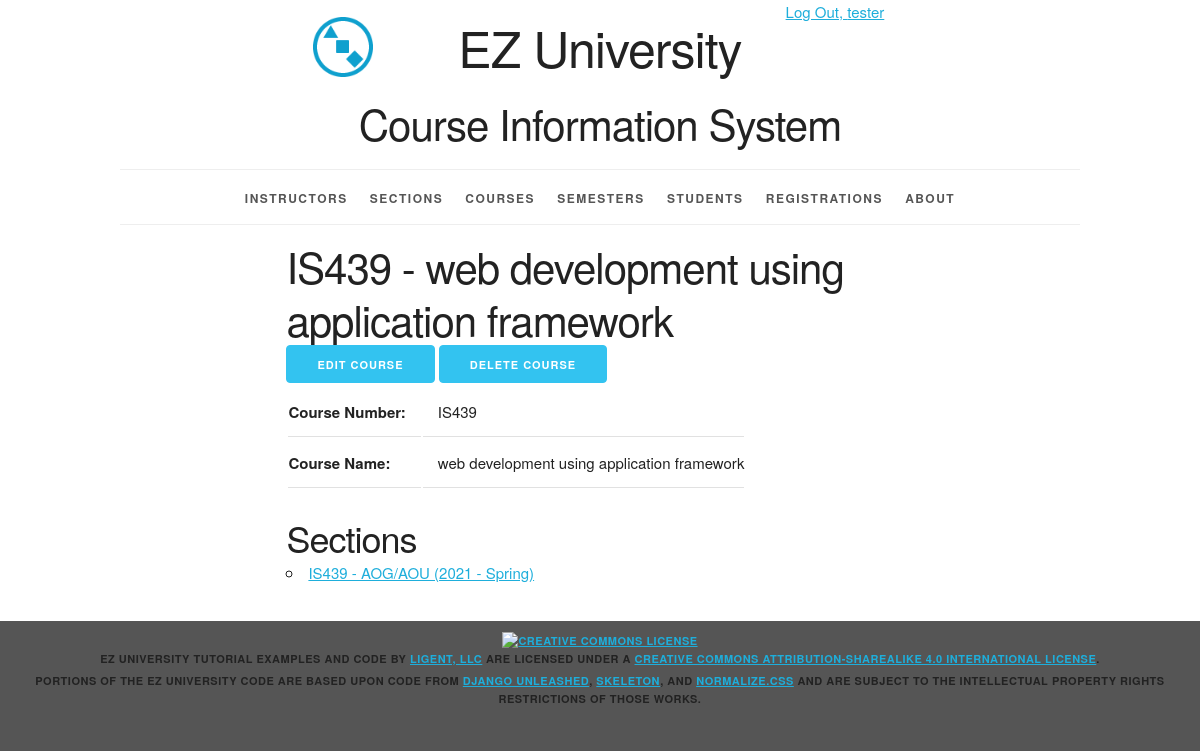
The app's page /course/1 (signed in) with its own data.
### courseinfo/models.py (models this page shows, shortened)
class Course(models.Model):
    course_id = models.AutoField(primary_key=True)
    course_number = models.CharField(max_length=20)
    course_name = models.CharField(max_length=255)
    def __str__(self):
        return '%s - %s' % (self.course_number, self.course_name)
    def get_update_url(self):
        return reverse('courseinfo_course_update_urlpattern',
                       kwargs={'pk': self.pk}
                       )
    def get_delete_url(self):
        return reverse('courseinfo_course_delete_urlpattern',
                       kwargs={'pk': self.pk}
                       )
    class Meta:
        ordering = ['course_number', 'course_name']
        constraints = [
            UniqueConstraint(fields=['course_number', 'course_name'], name='unique_course')
        ]

class Section(models.Model):
    section_id = models.AutoField(primary_key=True)
    section_name = models.CharField(max_length=20)
    semester = models.ForeignKey(Semester, related_name='sections', on_delete=models.PROTECT)
    course = models.ForeignKey(Course, related_name='sections', on_delete=models.PROTECT)
    instructor = models.ForeignKey(Instructor, related_name='sections', on_delete=models.PROTECT)
    def __str__(self):
        return '%s - %s (%s)' % (self.course.course_number, self.section_name, self.semester.__str__())
    def get_absolute_url(self):
        return reverse('courseinfo_section_detail_urlpattern',
                       kwargs={'pk': self.pk}
                       )
    class Meta:
        ordering = ['course', 'section_name', 'semester']
        constraints = [
            UniqueConstraint(fields=['semester', 'course', 'section_name'],
                             name='unique_section')
        ]

class Semester(models.Model):
    semester_id = models.AutoField(primary_key=True)
    year = models.ForeignKey(Year, related_name='semesters', on_delete=models.PROTECT)
    period = models.ForeignKey(Period, related_name='semesters', on_delete=models.PROTECT)
    def __str__(self):
        return '%s - %s' % (self.year.year, self.period.period_name)
    class Meta:
        ordering = ['year__year', 'period__period_sequence']
        constraints = [
            UniqueConstraint(fields=['year', 'period'], name='unique_semester')
        ]

class Year(models.Model):
    year_id = models.AutoField(primary_key=True)
    year = models.IntegerField(unique=True)
    class Meta:
        ordering = ['year']

class Period(models.Model):
    period_id = models.AutoField(primary_key=True)
    period_sequence = models.IntegerField(unique=True)
    period_name = models.CharField(max_length=45, unique=True)
    class Meta:
        ordering = ['period_sequence']

### courseinfo/views.py (the view)
class CourseDetail(LoginRequiredMixin, PermissionRequiredMixin, DetailView):
    model = Course
    permission_required = 'courseinfo.view_course'
    def get_context_data(self, **kwargs):
        context = super(DetailView, self).get_context_data(**kwargs)
        course = self.get_object()
        section_list = course.sections.all()
        context['section_list'] = section_list
        return context

### courseinfo/templates/courseinfo/course_detail.html (shortened to what this page needs)
{% extends 'courseinfo/base.html' %}
{% block content %}
<article>
  <div class="row">
  <div class="offset-by-two eight columns">
    <h2>{{ course }}</h2>
    <ul class="inline">
        {% if perms.courseinfo.change_course %}
        <li>
          <a
              href="{{ course.get_update_url }}"
              class="button button-primary">
            Edit Course</a></li>
        {% endif %}
        {% if perms.courseinfo.delete_course %}
        <li>
          <a
              href="{{ course.get_delete_url }}"
              class="button button-primary">
            Delete Course</a></li>
        {% endif %}
    </ul>
    <section>
        <table>
            <tr>
                <th>Course Number:</th>
                <td>{{ course.course_number }}</td>
            </tr>
            <tr>
                <th>Course Name:</th>
                <td>{{ course.course_name }}</td>
            </tr>
        </table>
    </section>
    <section>
        <h3>Sections</h3>
        <ul>
            {% for section in section_list %}
                <li>
                    <a href="{{ section.get_absolute_url }}">{{ section }}</a>
                </li>
            {% empty %}
                <li><em>There are currently no sections for this course.</em></li>
            {% endfor %}
        </ul>
    </section>
  </div></div>
</article>
{% endblock %}

### courseinfo/templates/courseinfo/base.html (shortened to what this page needs)
{% load static %}
<!DOCTYPE html>
<html lang="en">
<head>
    <link rel="stylesheet" type="text/css"
          href="{% static 'coursinfo/normalize.css' %}">
    <link rel="stylesheet" type="text/css"
          href="{% static 'courseinfo/skeleton.css' %}">
    <link rel="stylesheet" type="text/css"
          href="{% static 'courseinfo/style.css' %}">
</head>
<body>
<div class="container">
    <div class="status row">
        <div class="offset-by-eight four columns">
            <ul class="inline">
                {% if user.is_authenticated %}
                    <li><a href="{% url 'logout_urlpattern' %}">
                        Log Out, {{ user.get_username }}</a></li>
                {% else %}
                    <li><a href="{% url 'login_urlpattern' %}">
                        Log In</a></li>
                {% endif %}
            </ul>
        </div>
    </div>
    <header class="row">
        <div class="offset-by-one ten columns">
            <h1 class="logo">EZ University</h1>
            <h2>Course Information System</h2>
        </div>
    </header>
    <nav>
        <ul>
            {% if perms.courseinfo.view_instructor %}
                <li>
                    <a href="{% url 'courseinfo_instructor_list_urlpattern' %}">
                        Instructors</a></li>
            {% endif %}
            {% if perms.courseinfo.view_section %}
                <li>
                    <a href="{% url 'courseinfo_section_list_urlpattern' %}">
                        Sections</a></li>
            {% endif %}
            {% if perms.courseinfo.view_course %}
                <li>
                    <a href="{% url 'courseinfo_course_list_urlpattern' %}">
                        Courses</a></li>
            {% endif %}
            {% if perms.courseinfo.view_semester %}
                <li>
                    <a href="{% url 'courseinfo_semester_list_urlpattern' %}">
                        Semesters</a></li>
            {% endif %}
            {% if perms.courseinfo.view_student %}
                <li>
                    <a href="{% url 'courseinfo_student_list_urlpattern' %}">
                        Students</a></li>
            {% endif %}
            {% if perms.courseinfo.view_registration %}
                <li>
                    <a href="{% url 'courseinfo_registration_list_urlpattern' %}">
                        Registrations</a></li>
            {% endif %}
            <li>
                <a href="{% url 'about_urlpattern' %}">
                    About</a></li>
        </ul>
    </nav>
    <main>
        {% block content %}{% endblock %}
    </main>
</div>
<footer>
    <p>
        <a rel="license" href="http://creativecommons.org/licenses/by-sa/4.0/">
            <img alt="Creative Commons License" style="border-width:0"
                 src="https://i.creativecommons.org/l/by-sa/4.0/88x31.png"/>
        </a><br/><span property="dct:title">EZ University Tutorial Examples and Code</span>
        by
        <a href="https://www.ligent.net" property="cc:attributionName"
           rel="cc:attributionURL">Ligent, LLC</a> are licensed under a
        <a rel="license" href="http://creativecommons.org/licenses/by-sa/4.0/">Creative Commons Attribution-ShareAlike
            4.0 International License</a>.
    </p>
    <p>Portions of the EZ University code are based upon code from
        <a href="https://django-unleashed.com">Django Unleashed</a>,
        <a href="http://getskeleton.com/">Skeleton</a>, and
        <a href="https://necolas.github.io/normalize.css/">Normalize.css</a> and
        are subject to the intellectual property rights restrictions of those works.
    </p>
</footer>
</body>
</html>

### courseinfo/static/courseinfo/skeleton.css (style rules this page uses)
.container { position: relative; width: 100%; max-width: 960px; margin: 0 auto; padding: 0 20px; box-sizing: border-box; }
.column, .columns { width: 100%; float: left; box-sizing: border-box; }
@media (min-width: 400px) { .container { width: 85%; padding: 0; } }
@media (min-width: 550px) { .container { width: 80%; } }
@media (min-width: 550px) { .column, .columns { margin-left: 4%; } }
@media (min-width: 550px) { .column:first-child, .columns:first-child { margin-left: 0; } }
@media (min-width: 550px) { .four.columns { width: 30.6666666667%; } }
@media (min-width: 550px) { .eight.columns { width: 65.3333333333%; } }
@media (min-width: 550px) { .ten.columns { width: 82.6666666667%; } }
@media (min-width: 550px) { .offset-by-one.column, .offset-by-one.columns { margin-left: 8.66666666667%; } }
@media (min-width: 550px) { .offset-by-two.column, .offset-by-two.columns { margin-left: 17.3333333333%; } }
@media (min-width: 550px) { .offset-by-eight.column, .offset-by-eight.columns { margin-left: 69.3333333333%; } }
html { font-size: 62.5%; }
body { font-size: 1.5em; line-height: 1.6; font-weight: 400; font-family: "Raleway", "HelveticaNeue", "Helvetica Neue", Helvetica, Arial, sans-serif; color: #222; }
h1, h2, h3, h4, h5, h6 { margin-top: 0; margin-bottom: 2rem; font-weight: 300; }
h1 { font-size: 4.0rem; line-height: 1.2; letter-spacing: -.1rem; }
h2 { font-size: 3.6rem; line-height: 1.25; letter-spacing: -.1rem; }
h3 { font-size: 3.0rem; line-height: 1.3; letter-spacing: -.1rem; }
@media (min-width: 550px) { h1 { font-size: 5.0rem; } }
@media (min-width: 550px) { h2 { font-size: 4.2rem; } }
@media (min-width: 550px) { h3 { font-size: 3.6rem; } }
p { margin-top: 0; }
a { color: #1EAEDB; }
.button, button, input[type="submit"], input[type="reset"], input[type="button"] { display: inline-block; height: 38px; padding: 0 30px; color: #555; text-align: center; font-size: 11px; font-weight: 600; line-height: 38px; letter-spacing: .1rem; text-transform: uppercase; text-decoration: none; white-space: nowrap; background-color: transparent; border-radius: 4px; border: 1px solid #bbb; cursor: pointer; box-sizing: border-box; }
.button.button-primary, button.button-primary, input[type="submit"].button-primary, input[type="reset"].button-primary, input[type="button"].button-primary { color: #FFF; background-color: #33C3F0; border-color: #33C3F0; }
ul { list-style: circle inside; }
ol, ul { padding-left: 0; margin-top: 0; }
li { margin-bottom: 1rem; }
th, td { padding: 12px 15px; text-align: left; border-bottom: 1px solid #E1E1E1; }
th:first-child, td:first-child { padding-left: 0; }
th:last-child, td:last-child { padding-right: 0; }
button, .button { margin-bottom: 1rem; }
pre, blockquote, dl, figure, table, p, ul, ol, form { margin-bottom: 2.5rem; }
.container:after, .row:after, .u-cf { content: ""; display: table; clear: both; }

### records on screen
Course: course_number+course_name "IS439 - web development using application framework", course_number "IS439", course_name "web development using application framework"
Section: course+section_name+semester "IS439 - AOG/AOU (2021 - Spring)"

### other values on screen
{{ user.get_username }} "tester"
